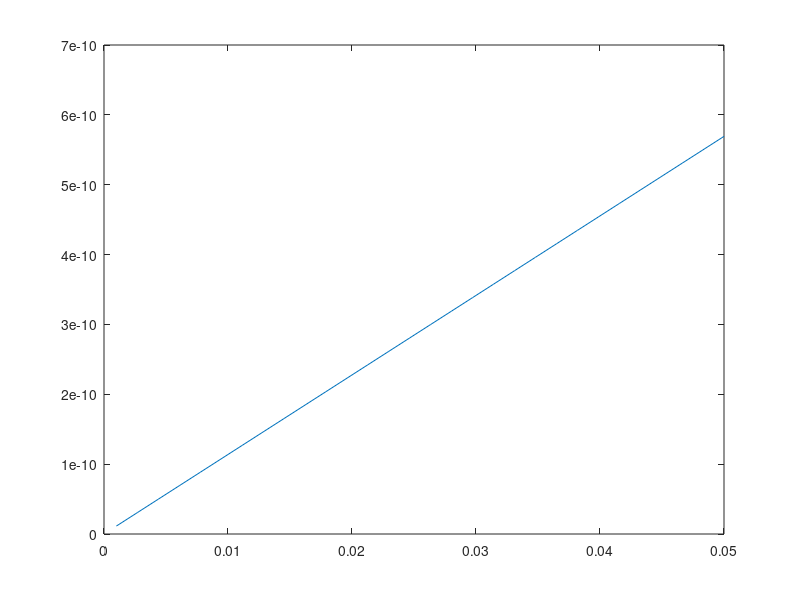

Source code (MATLAB):
clear all
text_1='te_11 solutions';
text_2='tm_11 solutions';
f=36*10^9;
a=linspace(1*10^-3,50*10^-3,30);
mode=1; %enter 1 for te_11 sols and 2 for tm_11 sols


if mode==1;
disp('te11 sols')
w=2*pi*f;
c=3*10^8;
e=8.854*10^-12;
u=(4*pi)*10^-7;
p=1.841;

f_c=p^-1*(2*pi*a*(u*e)^0.5);

plot(a,f_c)
elseif mode==2
disp(text_2)
w=2*pi*f;
c=3*10^8;
e=8.854*10^-12;
u=(4*pi)*10^-7;
p=3.832;
k=2*pi*f*(u*e)^0.5;
k_c=p/a;
beta=sqrt(k^2-k_c^2);
f_c=p/(2*pi*a*(u*e)^0.5);
v_p=w/beta;
v_g=(c*beta)/k;
Z_tm=(beta*(u/e)/k);
TM_11=table(k,k_c,beta,f_c,v_p,v_g,Z_tm)
end
